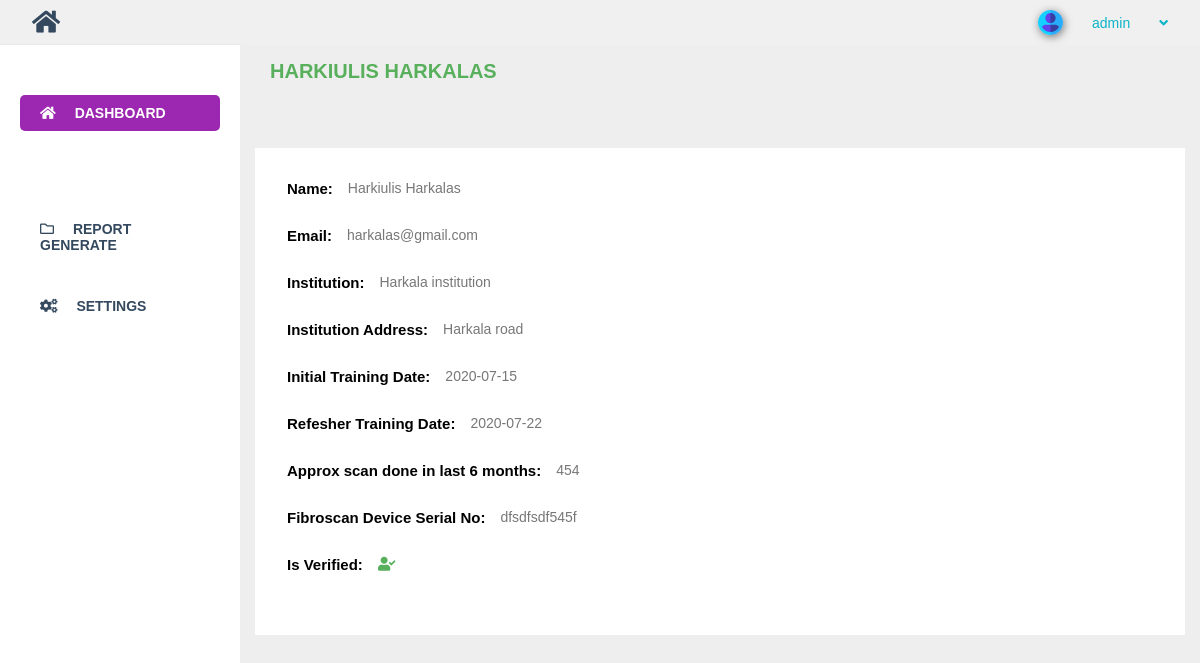
Page /admin/student-details.php?id=10 (signed in) on the committed database.
### tables this page shows
CREATE TABLE `examinee` (
  `id` int(10) NOT NULL,
  `first_name` varchar(50) DEFAULT NULL,
  `last_name` varchar(50) DEFAULT NULL,
  `email` varchar(150) DEFAULT NULL,
  `institution` varchar(255) DEFAULT NULL,
  `initial_training_date` date DEFAULT NULL,
  `refresher_training_date` date DEFAULT NULL,
  `fibroscan_device_serial_no` varchar(150) DEFAULT NULL,
  `scan_done` int(10) DEFAULT NULL,
  `is_verified` tinyint(4) DEFAULT NULL,
  `inst_addr` varchar(100) DEFAULT NULL
);

### admin/student-details.php (the view, shortened to what this page needs)
<?php
$conn = database();
if(isset($_GET['id'])){
    $id = $_GET['id'];
    $result = $conn->query("select * from examinee where id = '$id'") or die($conn->error);
    $student = $result->fetch_assoc();
}
?>
<!DOCTYPE html>
<html lang="en">
<head>
    <link rel="stylesheet" href="css/fontawesome.css">
    <link rel="stylesheet" href="style.css">
</head>
<body>
    <div id="main">
        <div id="page-wrapper">
            <div class="dashboard-area">
                <h3 class="section-heading"><?php echo $student['first_name'] . " " . $student['last_name'];  ?></h3>
                <div class="wrapper">
                    <table>
                        <tr>
                            <th>Name: </th>
                            <td><?php echo $student['first_name'] . " " . $student['last_name'];  ?></td>
                        </tr>
                        <tr>
                            <th>Email: </th>
                            <td><?php echo $student['email']; ?></td>
                        </tr>
                        <tr>
                            <th>Institution: </th>
                            <td><?php echo $student['institution']; ?></td>
                        </tr>
                        <tr>
                            <th>Institution Address: </th>
                            <td><?php echo $student['inst_addr']; ?></td>
                        </tr>
                        <tr>
                            <th>Initial Training Date: </th>
                            <td><?php echo $student['initial_training_date']; ?></td>
                        </tr>
                        <tr>
                            <th>Refesher Training Date: </th>
                            <td><?php echo $student['refresher_training_date']; ?></td>
                        </tr>
                        <tr>
                            <th>Approx scan done in last 6 months: </th>
                            <td><?php echo $student['scan_done']; ?></td>
                        </tr>
                        <tr>
                            <th>Fibroscan Device Serial No: </th>
                            <td><?php echo $student['fibroscan_device_serial_no']; ?></td>
                        </tr>
                        <tr>
                            <th>Is Verified: </th>
                            <td>
                            <?php if($student['is_verified'] == 1) : ?>
                                <?php echo "<i class='fas fa-user-check text-green'></i>"; ?>
                                <?php else : ?>
                                <?php echo "<i class='fas fa-exclamation-circle text-red'></i>"; ?>
                                <?php endif; ?>
                            </td>
                        </tr>
                    </table>
                </div>
            </div>
        </div>
    </div>
</body>
</html>

### admin/style.css (style rules this page uses)
* { margin: 0; padding: 0; box-sizing: border-box; font-family: Arial, Helvetica, sans-serif; }
:root { --th-bg-blue: #0bb4c8; --th-bg-green: #58b05c; --th-bg-danger: #eb4844; --th-bg-light:#eeeeee; --th-bg-primary:#9c27b0; --text-blue: #0bb4c8; --text-green: #58b05c; --text-danger: #eb4844; --text-white: white; --text-dark: #34495E; }
body { overflow: hidden; }
th { text-align: left; font-size: 15px; }
td { font-size: 14px; color: #777; margin-left: 15px; }
tr { margin-bottom: 30px; display: flex; justify-content: flex-start; }
table { width: 100%; }
.text-green { color: var(--th-bg-green)!important; }
#page-wrapper { display: flex; justify-content: space-between; }
.dashboard-area { width: 80%; height: 100vh; padding-bottom: 100px; overflow-y: auto; background-color: var(--th-bg-light); }
h3.section-heading { color: var(--text-green); text-transform: uppercase; padding: 15px 30px; text-align: left; font-size: 20px; margin-bottom: 50px; }
.wrapper { padding: 30px; background: white; margin: 0 15px; }

### rows in the picture
examinee: first_name "HARKIULIS", last_name "HARKALAS", first_name "Harkiulis", last_name "Harkalas", email "harkalas@gmail.com", institution "Harkala institution", inst_addr "Harkala road", initial_training_date "2020-07-15", refresher_training_date "2020-07-22", scan_done "454", fibroscan_device_serial_no "dfsdfsdf545f"

### other values in the picture
$_SESSION['user_type'] "admin"
